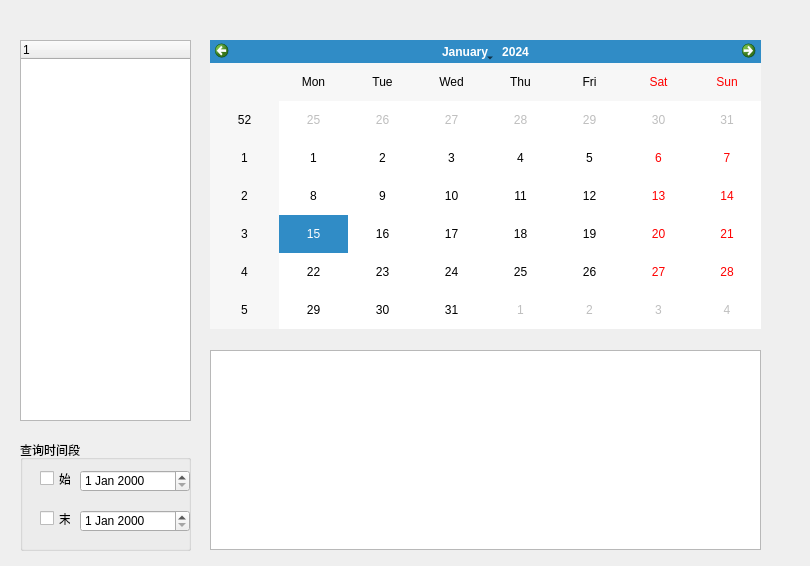
<?xml version="1.0" encoding="UTF-8"?>
<ui version="4.0">
 <class>askforleave</class>
 <widget class="QWidget" name="askforleave">
  <property name="geometry">
   <rect>
    <x>0</x>
    <y>0</y>
    <width>810</width>
    <height>566</height>
   </rect>
  </property>
  <property name="minimumSize">
   <size>
    <width>700</width>
    <height>520</height>
   </size>
  </property>
  <property name="windowTitle">
   <string>Form</string>
  </property>
  <widget class="QCalendarWidget" name="LeaveCalendarWidget">
   <property name="geometry">
    <rect>
     <x>210</x>
     <y>40</y>
     <width>551</width>
     <height>289</height>
    </rect>
   </property>
   <property name="styleSheet">
    <string notr="true"/>
   </property>
   <property name="gridVisible">
    <bool>false</bool>
   </property>
  </widget>
  <widget class="QTableWidget" name="leaveData">
   <property name="geometry">
    <rect>
     <x>210</x>
     <y>350</y>
     <width>551</width>
     <height>200</height>
    </rect>
   </property>
  </widget>
  <widget class="QTreeWidget" name="Leavetree">
   <property name="geometry">
    <rect>
     <x>20</x>
     <y>40</y>
     <width>171</width>
     <height>381</height>
    </rect>
   </property>
   <column>
    <property name="text">
     <string notr="true">1</string>
    </property>
   </column>
  </widget>
  <widget class="QGroupBox" name="groupBox">
   <property name="geometry">
    <rect>
     <x>20</x>
     <y>440</y>
     <width>171</width>
     <height>111</height>
    </rect>
   </property>
   <property name="title">
    <string>查询时间段</string>
   </property>
   <widget class="QCheckBox" name="QchkSTime">
    <property name="geometry">
     <rect>
      <x>20</x>
      <y>30</y>
      <width>31</width>
      <height>17</height>
     </rect>
    </property>
    <property name="text">
     <string>始</string>
    </property>
   </widget>
   <widget class="QCheckBox" name="QchkETime">
    <property name="geometry">
     <rect>
      <x>20</x>
      <y>70</y>
      <width>31</width>
      <height>17</height>
     </rect>
    </property>
    <property name="text">
     <string>末</string>
    </property>
   </widget>
   <widget class="QDateEdit" name="QdateSTime">
    <property name="geometry">
     <rect>
      <x>60</x>
      <y>30</y>
      <width>110</width>
      <height>22</height>
     </rect>
    </property>
   </widget>
   <widget class="QDateEdit" name="QdateETime">
    <property name="geometry">
     <rect>
      <x>60</x>
      <y>70</y>
      <width>110</width>
      <height>22</height>
     </rect>
    </property>
   </widget>
  </widget>
 </widget>
 <resources/>
 <connections/>
</ui>
